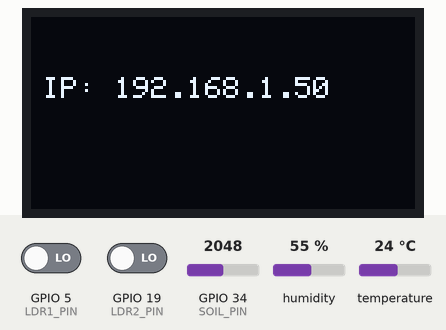
A sketch run on a simulated ESP32. On the bench: 128×64 one-colour display. The test bench sets the inputs (shaded band); at power-on: temperature 24 °C, GPIO 34 (SOIL_PIN) = 2048, GPIO 5 (LDR1_PIN) LOW, GPIO 19 (LDR2_PIN) LOW, humidity 55 % (analog values on the 0–4095 scale). WiFi joins after 1.5 s; servers stay silent unless stated; random numbers use the default seed unless the sketch sets one; what the sketch prints to the serial monitor is not drawn.

Above: at 2.1 s.
At 4.8 s:
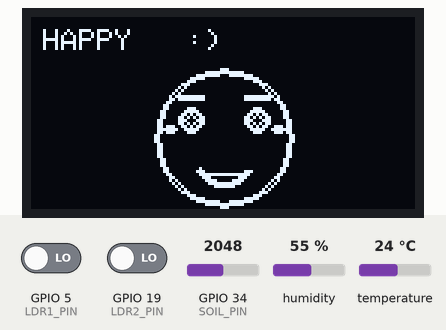
4.9 s: temperature set to 34 °C
6.8 s: temperature set to 37 °C
At 10.44 s:
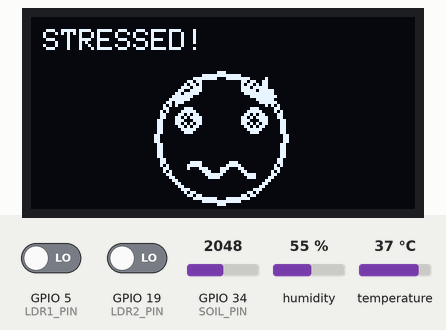
12.1 s: GPIO 34 (SOIL_PIN) set to 2569
14.8 s: GPIO 34 (SOIL_PIN) set to 2664
At 15.92 s:
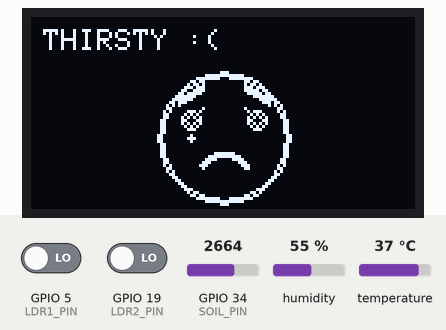
17.6 s: GPIO 34 (SOIL_PIN) set to 2047
At 18.63 s:
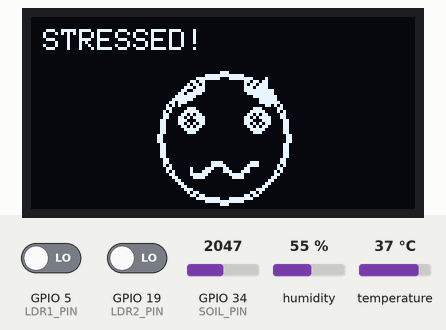
19.3 s: temperature set to 12 °C
At 21.76 s:
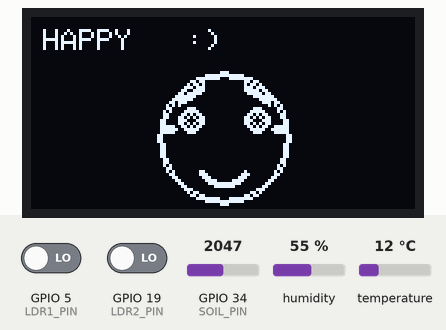
Timing chart, 0 to 23.3 s (numbered marks = the images above; inputs shaded):
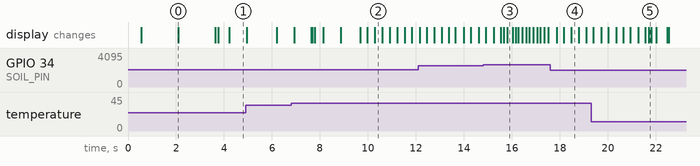

Measured:
- the behaviour switches between 35 and 36 °C on temperature (found by bisection; images 1 and 2)
- the behaviour switches between 2630 and 2631 on GPIO 34 (SOIL_PIN) (found by bisection; images 2 and 3)
- what the display in image 0 shows lasts 1.5 s, from 2.1 s to 3.6 s

The sketch:

EmotionPlantPot.ino
```cpp
/*
  Emotional Plant Pot - Frontend-Compatible Sketch
  ------------------------------------------------
  Keeps the original emotion + OLED animation logic,
  adds API compatibility for the React frontend.

  API ENDPOINTS:
    GET /health    -> {"ok":true,"ip":"..."}
    GET /sensors   -> full payload
    GET /telemetry -> frontend-friendly payload with moisture/temperature/light
*/

#include <WiFi.h>
#include <AsyncTCP.h>
#include <ESPAsyncWebServer.h>
#include <ArduinoJson.h>
#include <DHT.h>
#include <Wire.h>
#include <Adafruit_GFX.h>
#include <Adafruit_SSD1306.h>

// =========================================================
// CONFIG
// =========================================================
const char* WIFI_SSID = "onlybuns";
const char* WIFI_PASS = "123456788";

#define DHTPIN       18
#define DHTTYPE      DHT11
#define SOIL_PIN     34
#define LDR1_PIN      5
#define LDR2_PIN     19
#define OLED_SDA     21
#define OLED_SCL     22

const int SOIL_DRY = 3200;
const int SOIL_WET = 1300;

// =========================================================
// OBJECTS
// =========================================================
Adafruit_SSD1306 oled(128, 64, &Wire, -1);
AsyncWebServer   server(80);
DHT              dht(DHTPIN, DHTTYPE);

// =========================================================
// FACE GEOMETRY
// =========================================================
#define ZONE_Y  16
#define FCX     64
#define FCY     40
#define FCR     22
#define ELX    (FCX-11)
#define ERX    (FCX+11)
#define EYY    (FCY-6)
#define EYR     4
#define BROW_SPAN 4
#define BROW_DY  (EYR+4)
#define SMR      9

// =========================================================
// EMOTIONS
// =========================================================
#define E_HAPPY    0
#define E_THIRSTY  1
#define E_SLEEPY   2
#define E_STRESSED 3

// =========================================================
// SENSOR DATA
// =========================================================
struct SensorData {
  int    soilRaw     = 0;
  int    soilPct     = 0;
  float  temperature = NAN;
  float  humidity    = NAN;
  bool   dhtOk       = false;
  int    ldr1        = 1;
  int    ldr2        = 1;
  String lightState  = "DARK";
  uint32_t ts        = 0;
} sens;

// =========================================================
// ANIMATION STATE
// =========================================================
float sEye=1.0f, sBrow=0.5f, sZzz=0.0f, sSweat=0.0f, sCheek=1.0f;
float tEye=1.0f, tBrow=0.5f, tZzz=0.0f, tSweat=0.0f, tCheek=1.0f;

int      curEmo      = E_HAPPY;
uint32_t lastFrame   = 0;
uint32_t lastSensor  = 0;
uint32_t lastWifi    = 0;
uint32_t lastBlinkAt = 0;
uint32_t nextBlink   = 3000;
uint32_t nextShake   = 0;

float phBreathe=0, phBlink=0, phTear=0, phZzz=0, phWobble=0;
bool  blinking  = false;
float blinkAmt  = 1.0f;
float shakeX    = 0, shakeY = 0;

#define FPS 30

// =========================================================
// HELPERS
// =========================================================
inline float lp(float a, float b, float t) { return a + (b-a)*t; }
inline float cf(float v, float lo, float hi){ return v<lo?lo:(v>hi?hi:v); }

// Frontend expects numeric light in lux-ish scale.
int estimatedLux() {
  if (sens.lightState == "BRIGHT") return 900;
  if (sens.lightState == "DARK") return 120;
  return 500;
}

void addCorsHeaders(AsyncWebServerResponse* res) {
  res->addHeader("Access-Control-Allow-Origin", "*");
  res->addHeader("Access-Control-Allow-Methods", "GET,OPTIONS");
  res->addHeader("Access-Control-Allow-Headers", "Content-Type");
  res->addHeader("Cache-Control", "no-store");
}

void sendCorsPreflight(AsyncWebServerRequest* req) {
  AsyncWebServerResponse* res = req->beginResponse(204);
  addCorsHeaders(res);
  req->send(res);
}

// =========================================================
// PIXEL-CLIPPED DRAW PRIMITIVES
// =========================================================
inline void SP(int x, int y, bool v=true){
  if(x>=0 && x<128 && y>=ZONE_Y && y<64)
    oled.drawPixel(x, y, v ? WHITE : BLACK);
}

void SL(int x0,int y0,int x1,int y1,bool v=true){
  int dx=abs(x1-x0), dy=abs(y1-y0);
  int sx=x0<x1?1:-1, sy=y0<y1?1:-1, e=dx-dy;
  for(;;){
    SP(x0,y0,v);
    if(x0==x1 && y0==y1) break;
    int e2=2*e;
    if(e2>-dy){ e-=dy; x0+=sx; }
    if(e2< dx){ e+=dx; y0+=sy; }
  }
}

void SC(int cx,int cy,int r,bool v=true){
  int x=r,y=0,err=0;
  while(x>=y){
    SP(cx+x,cy-y,v); SP(cx-x,cy-y,v);
    SP(cx+x,cy+y,v); SP(cx-x,cy+y,v);
    SP(cx+y,cy-x,v); SP(cx-y,cy-x,v);
    SP(cx+y,cy+x,v); SP(cx-y,cy+x,v);
    y++;
    if(err<=0) err+=2*y+1;
    else { x--; err+=2*(y-x)+1; }
  }
}

void FC(int cx,int cy,int r,bool v=true){
  for(int dy=-r; dy<=r; dy++){
    int w=(int)sqrtf((float)(r*r - dy*dy));
    for(int dx=-w; dx<=w; dx++) SP(cx+dx, cy+dy, v);
  }
}

void SA(int cx,int cy,int r,float a0,float a1,bool v=true){
  int steps=max(48, r*4), px=-9999, py=-9999;
  for(int i=0; i<=steps; i++){
    float a = (a0 + (a1-a0)*i/steps) * 0.01745329f;
    int x = cx + (int)roundf(r * cosf(a));
    int y = cy - (int)roundf(r * sinf(a));
    if(px!=-9999) SL(px,py,x,y,v);
    px=x; py=y;
  }
}

void TA(int cx,int cy,int r,float a0,float a1){
  SA(cx,cy,r,  a0,a1);
  SA(cx,cy,r-1,a0,a1);
}

// =========================================================
// FACE PARTS
// =========================================================
void eyeOpen(int ex,int ey){
  SC(ex,ey,EYR); SC(ex,ey,EYR-1);
  FC(ex,ey,2);
  FC(ex,ey,1,false);
  SP(ex+1,ey-1);
}
void eyeHalf(int ex,int ey){
  TA(ex,ey,EYR,200,340);
  SL(ex-EYR,ey-1,ex+EYR,ey-1);
  SL(ex-EYR,ey-2,ex+EYR,ey-2);
}
void eyeDroopy(int ex,int ey){
  SA(ex,ey,EYR,225,315);
  SL(ex-EYR,ey,  ex+EYR,ey);
  SL(ex-EYR,ey-1,ex+EYR,ey-1);
  SL(ex-EYR,ey-2,ex+EYR,ey-2);
  SL(ex-EYR,ey-3,ex+EYR,ey-3);
}
void eyeClosed(int ex,int ey){
  SL(ex-EYR-1,ey,  ex+EYR+1,ey);
  SL(ex-EYR,  ey+1,ex+EYR,  ey+1);
}
void eyeWide(int ex,int ey){
  SC(ex,ey,EYR); SC(ex,ey,EYR-1);
  FC(ex,ey,2); FC(ex,ey,1,false);
  SP(ex+1,ey-1); SP(ex+2,ey-1);
}
void eyeSad(int ex,int ey,bool left){
  SC(ex,ey,EYR-1);
  FC(ex,ey,2); FC(ex,ey,1,false);
  SP(ex+1,ey-1);
  if(left) SL(ex+2,ey-2,ex+4,ey-4);
  else     SL(ex-2,ey-2,ex-4,ey-4);
}

void eyeDraw(int ex,int ey,float open,int emo,bool left=true){
  if(emo==E_STRESSED){
    float eff = cf(0.65f+open*0.35f, 0.65f, 1.0f);
    if(eff>0.85f) eyeWide(ex,ey); else eyeHalf(ex,ey);
    return;
  }
  if(emo==E_THIRSTY){
    if(open>0.6f)  eyeSad(ex,ey,left);
    else if(open>0.2f) eyeHalf(ex,ey);
    else           eyeClosed(ex,ey);
    return;
  }
  if(open>0.85f)       eyeOpen(ex,ey);
  else if(open>0.45f)  eyeHalf(ex,ey);
  else if(open>0.1f)   eyeDroopy(ex,ey);
  else                 eyeClosed(ex,ey);
}

void browHappy(int ex,int ey){
  int by=ey-BROW_DY;
  for(int dx=-BROW_SPAN; dx<=BROW_SPAN; dx++){
    float nx=(float)dx/BROW_SPAN;
    int dy=(int)(-2.0f*(1.0f-nx*nx));
    SP(ex+dx,by+dy); SP(ex+dx,by+dy+1);
  }
}
void browSad(int ex,int ey,bool left){
  int by=ey-BROW_DY;
  for(int dx=-BROW_SPAN; dx<=BROW_SPAN; dx++){
    float t=(float)(dx+BROW_SPAN)/(2*BROW_SPAN);
    int dy = left ? (int)(-3.0f*t) : (int)(-3.0f*(1.0f-t));
    SP(ex+dx,by+dy); SP(ex+dx,by+dy+1);
  }
}
void browAngry(int ex,int ey,bool left){
  int by=ey-BROW_DY;
  if(left){
    SL(ex-BROW_SPAN,by+2,ex+BROW_SPAN,by-3);
    SL(ex-BROW_SPAN,by+3,ex+BROW_SPAN,by-2);
    SL(ex-BROW_SPAN,by+1,ex+BROW_SPAN,by-4);
  } else {
    SL(ex-BROW_SPAN,by-3,ex+BROW_SPAN,by+2);
    SL(ex-BROW_SPAN,by-2,ex+BROW_SPAN,by+3);
    SL(ex-BROW_SPAN,by-4,ex+BROW_SPAN,by+1);
  }
}
void browFlat(int ex,int ey){
  int by=ey-BROW_DY;
  SL(ex-BROW_SPAN,by,  ex+BROW_SPAN,by);
  SL(ex-BROW_SPAN,by+1,ex+BROW_SPAN,by+1);
}
void browDraw(int ex,int ey,float angle,bool left){
  if     (angle> 0.5f) browHappy(ex,ey);
  else if(angle> 0.0f) browFlat(ex,ey);
  else if(angle>-0.5f) browSad(ex,ey,left);
  else                 browAngry(ex,ey,left);
}

void mouthSmile(int cx,int my,bool big){
  int r=big?SMR+1:SMR, off=big?4:3;
  TA(cx,my-off,r,210,330);
  if(big) SL(cx-6,my+2,cx+6,my+2);
}
void mouthFrown(int cx,int my){
  TA(cx,my+4,SMR,30,150);
}
void mouthOpenSad(int cx,int my){
  SC(cx,my+4,5); SC(cx,my+4,4);
  SL(cx-3,my+9, cx-1,my+10);
  SL(cx-1,my+10,cx+1,my+10);
  SL(cx+1,my+10,cx+3,my+9);
}
void mouthYawn(int cx,int my){
  SC(cx,my+2,6); SC(cx,my+2,5);
  FC(cx,my+2,3,false);
}
void mouthWavy(int cx,int my,float phase){
  int steps=50, ppx=-9999, ppy=-9999;
  for(int i=0; i<=steps; i++){
    float t=(float)i/steps;
    int x=cx-11+(int)(t*22);
    int y=my+(int)(sinf(t*3.14159f*3.5f+phase)*3.0f);
    if(ppx!=-9999) SL(ppx,ppy,x,y);
    ppx=x; ppy=y;
  }
  ppx=-9999;
  for(int i=0; i<=steps; i++){
    float t=(float)i/steps;
    int x=cx-11+(int)(t*22);
    int y=my+1+(int)(sinf(t*3.14159f*3.5f+phase)*3.0f);
    if(ppx!=-9999) SP(x,y);
    ppx=x;
  }
}

void drawCheeks(){
  for(int dx=-2; dx<=2; dx++){
    SP(ELX-7+dx,EYY+3); SP(ERX+7+dx,EYY+3);
    if(abs(dx)<=1){
      SP(ELX-7+dx,EYY+2); SP(ELX-7+dx,EYY+4);
      SP(ERX+7+dx,EYY+2); SP(ERX+7+dx,EYY+4);
    }
  }
}
void drawTear(float prog){
  if(prog<=0.0f) return;
  int sy=EYY+EYR+1, ey2=FCY+FCR-7;
  int ty=sy+(int)(prog*(ey2-sy));
  int tr=max(1,(int)(prog*2.5f));
  FC(ELX,ty,tr);
  SL(ELX,sy,ELX,ty-tr);
}
void drawSweat(float sz){
  if(sz<0.1f) return;
  int sx=FCX+14, sy=FCY-14;
  int r=max(1,(int)(sz*3.0f));
  FC(sx,sy,r);
  SL(sx,sy-r,sx,sy-r-3);
  SL(sx-1,sy-r,sx-1,sy-r-2);
}
void drawZ(int r,int c,int sz){
  if(r<ZONE_Y || r+sz+1>=64) return;
  SL(c,r,    c+sz,r);    SL(c,r+1,  c+sz,r+1);
  SL(c+sz,r+1,c, r+sz-1);
  SL(c,r+sz, c+sz,r+sz); SL(c,r+sz+1,c+sz,r+sz+1);
}

// =========================================================
// SET EMOTION TARGETS
// =========================================================
void setTargets(int e){
  switch(e){
    case E_HAPPY:
      tEye=1.0f; tBrow=0.5f; tCheek=1.0f; tSweat=0.0f; tZzz=0.0f; break;
    case E_THIRSTY:
      tEye=0.8f; tBrow=-0.4f; tCheek=0.0f; tSweat=0.0f; tZzz=0.0f; break;
    case E_SLEEPY:
      tEye=0.1f; tBrow=0.0f; tCheek=0.0f; tSweat=0.0f; tZzz=1.0f; break;
    case E_STRESSED:
      tEye=1.0f; tBrow=-1.0f; tCheek=0.0f; tSweat=1.0f; tZzz=0.0f; break;
  }
}

void doTween(){
  sEye   = lp(sEye,   tEye,   0.11f);
  sBrow  = lp(sBrow,  tBrow,  0.11f);
  sCheek = lp(sCheek, tCheek, 0.16f);
  sSweat = lp(sSweat, tSweat, 0.11f);
  sZzz   = lp(sZzz,   tZzz,   0.11f);
}

// =========================================================
// SENSOR READING + EMOTION DECISION
// =========================================================
void readSensors(){
  sens.soilRaw = analogRead(SOIL_PIN);
  sens.soilPct = constrain(map(sens.soilRaw, SOIL_DRY, SOIL_WET, 0, 100), 0, 100);
  sens.ldr1    = digitalRead(LDR1_PIN);
  sens.ldr2    = digitalRead(LDR2_PIN);

  if(sens.ldr1==sens.ldr2)
    sens.lightState = (sens.ldr1==LOW) ? "BRIGHT" : "DARK";
  else
    sens.lightState = "MIXED";

  float h=dht.readHumidity(), t=dht.readTemperature();
  if(!isnan(h) && !isnan(t)){
    sens.dhtOk=true; sens.humidity=h; sens.temperature=t;
  } else {
    sens.dhtOk=false;
  }
  sens.ts = millis();

  int newEmo;
  if      (sens.soilPct < 30)                    newEmo = E_THIRSTY;
  else if (sens.dhtOk && sens.temperature > 35)  newEmo = E_STRESSED;
  else if (sens.lightState == "DARK")           newEmo = E_SLEEPY;
  else                                            newEmo = E_HAPPY;

  if(newEmo != curEmo){
    curEmo = newEmo;
    setTargets(curEmo);
    phTear = 0.0f;
    Serial.printf("[Emotion] -> %s\n",
      curEmo==E_HAPPY?"HAPPY":curEmo==E_THIRSTY?"THIRSTY":
      curEmo==E_SLEEPY?"SLEEPY":"STRESSED");
  }
}

// =========================================================
// JSON FOR API
// =========================================================
String sensorsJson(){
  StaticJsonDocument<640> doc;

  // Frontend expected keys
  doc["moisture"] = sens.soilPct;
  doc["light"]    = estimatedLux();
  if(sens.dhtOk) {
    doc["temperature"] = sens.temperature;
    doc["humidity"]    = sens.humidity;
  } else {
    doc["temperature"] = nullptr;
    doc["humidity"]    = nullptr;
  }

  // Keep detailed/base fields too
  doc["soil_moisture"]         = sens.soilRaw;
  doc["soil_moisture_percent"] = sens.soilPct;
  doc["ldr1_do"]               = sens.ldr1;
  doc["ldr2_do"]               = sens.ldr2;
  doc["light_state"]           = sens.lightState;
  doc["emotion"]               = (curEmo==E_HAPPY?"happy":
                                  curEmo==E_THIRSTY?"thirsty":
                                  curEmo==E_SLEEPY?"sleepy":"stressed");
  doc["wifi_connected"]        = (WiFi.status()==WL_CONNECTED);
  doc["ip"]                    = (WiFi.status()==WL_CONNECTED) ? WiFi.localIP().toString() : "disconnected";
  doc["ts"]                    = sens.ts;

  String out;
  serializeJson(doc, out);
  return out;
}

// =========================================================
// API SETUP
// =========================================================
void setupApi(){
  // Global CORS defaults for all responses.
  DefaultHeaders::Instance().addHeader("Access-Control-Allow-Origin", "*");
  DefaultHeaders::Instance().addHeader("Access-Control-Allow-Methods", "GET,OPTIONS");
  DefaultHeaders::Instance().addHeader("Access-Control-Allow-Headers", "Content-Type");

  server.on("/", HTTP_GET, [](AsyncWebServerRequest* req){
    StaticJsonDocument<192> d;
    d["service"] = "emotion-plant-pot";
    d["ok"] = true;
    d["endpoints"][0] = "/health";
    d["endpoints"][1] = "/sensors";
    d["endpoints"][2] = "/telemetry";
    String out; serializeJson(d, out);
    AsyncWebServerResponse* res = req->beginResponse(200,"application/json",out);
    addCorsHeaders(res);
    req->send(res);
  });

  server.on("/health", HTTP_OPTIONS, [](AsyncWebServerRequest* req){ sendCorsPreflight(req); });
  server.on("/sensors", HTTP_OPTIONS, [](AsyncWebServerRequest* req){ sendCorsPreflight(req); });
  server.on("/telemetry", HTTP_OPTIONS, [](AsyncWebServerRequest* req){ sendCorsPreflight(req); });

  server.on("/health", HTTP_GET, [](AsyncWebServerRequest* req){
    StaticJsonDocument<160> d;
    d["ok"] = true;
    d["ip"] = (WiFi.status()==WL_CONNECTED) ? WiFi.localIP().toString() : "connecting";
    d["wifi_connected"] = (WiFi.status()==WL_CONNECTED);
    String out; serializeJson(d, out);

    AsyncWebServerResponse* res = req->beginResponse(200,"application/json",out);
    addCorsHeaders(res);
    req->send(res);
  });

  auto sendSensors = [](AsyncWebServerRequest* req){
    AsyncWebServerResponse* res = req->beginResponse(200,"application/json",sensorsJson());
    addCorsHeaders(res);
    req->send(res);
  };

  server.on("/sensors",   HTTP_GET, sendSensors);
  server.on("/telemetry", HTTP_GET, sendSensors);

  server.begin();
  Serial.println("[API] Server started on port 80");
}

// =========================================================
// RENDER FRAME
// =========================================================
void renderFrame(uint32_t now){
  float dt = 1.0f / FPS;
  phBreathe += dt * 1.6f;
  phWobble  += dt * 8.0f;

  if(!blinking && (now-lastBlinkAt)>nextBlink){
    blinking=true; phBlink=0; lastBlinkAt=now;
    nextBlink = 2200+random(3000);
  }
  if(blinking){
    phBlink += dt*12.0f;
    if     (phBlink<1.0f) blinkAmt=1.0f-phBlink;
    else if(phBlink<2.0f) blinkAmt=phBlink-1.0f;
    else { blinkAmt=1.0f; blinking=false; }
  }

  if(curEmo==E_THIRSTY){ phTear+=dt*0.4f; if(phTear>1.0f) phTear=0.0f; }
  else phTear=0.0f;

  if(curEmo==E_SLEEPY){ phZzz+=dt*0.5f; if(phZzz>=1.0f) phZzz-=1.0f; }

  if(curEmo==E_STRESSED){
    if(now>nextShake){
      shakeX=(random(9)-4)*0.8f; shakeY=(random(7)-3)*0.5f;
      nextShake=now+60+random(100);
    }
    shakeX=lp(shakeX,0.0f,0.3f); shakeY=lp(shakeY,0.0f,0.3f);
  } else { shakeX=0; shakeY=0; }

  int   cx  = FCX+(int)shakeX;
  int   cy  = FCY+(int)shakeY;
  int   cr  = FCR+(curEmo==E_HAPPY?(int)(sinf(phBreathe)*1.2f):0);
  float eff = cf(sEye*blinkAmt, 0.0f, 1.0f);
  int   elx = cx-11, erx=cx+11, eyy=cy-6;

  oled.clearDisplay();

  oled.setTextSize(1);
  oled.setTextColor(WHITE);
  oled.setCursor(4,4);
  const char* lbl[]={"HAPPY   :)","THIRSTY :(","SLEEPY  zz","STRESSED!"};
  oled.print(lbl[curEmo]);

  SC(cx,cy,cr); SC(cx,cy,cr-1);

  browDraw(elx,eyy,sBrow,true);
  browDraw(erx,eyy,sBrow,false);

  eyeDraw(elx,eyy,eff,curEmo,true);
  eyeDraw(erx,eyy,eff,curEmo,false);

  int mx=cx, my=cy+10;
  switch(curEmo){
    case E_HAPPY:
      mouthSmile(mx,my, sBrow>0.4f);
      break;
    case E_THIRSTY:
      if(phTear>0.5f) mouthOpenSad(mx,my);
      else            mouthFrown(mx,my);
      break;
    case E_SLEEPY:
      mouthYawn(mx,my);
      break;
    case E_STRESSED:
      mouthWavy(mx,my,phWobble);
      break;
  }

  if(sCheek>0.05f) drawCheeks();

  if(curEmo==E_THIRSTY) drawTear(phTear);

  if(curEmo==E_STRESSED && sSweat>0.1f){
    float pulse=1.0f+sinf(phBreathe*3.0f)*0.2f;
    drawSweat(sSweat*pulse);
  }

  if(curEmo==E_SLEEPY && sZzz>0.15f){
    float rng=7.0f;
    drawZ((cy-cr+4)+(int)(phZzz*rng),                      cx+cr,   4);
    drawZ((cy-cr)  +(int)(fmod(phZzz+0.35f,1.0f)*rng),    cx+cr+4, 5);
    drawZ((cy-cr-7)+(int)(fmod(phZzz+0.65f,1.0f)*rng),    cx+cr+2, 5);
  }

  oled.display();
}

// =========================================================
// SETUP
// =========================================================
void setup(){
  Serial.begin(115200);
  delay(500);
  Serial.println("\n[Boot] Emotional Plant Pot starting...");

  pinMode(SOIL_PIN,  INPUT);
  pinMode(LDR1_PIN,  INPUT);
  pinMode(LDR2_PIN,  INPUT);
  analogReadResolution(12);
  analogSetAttenuation(ADC_11db);

  dht.begin();
  Serial.println("[DHT] Initialized");

  Wire.begin(OLED_SDA, OLED_SCL);
  if(!oled.begin(SSD1306_SWITCHCAPVCC, 0x3C)){
    Serial.println("[OLED] FAILED - check wiring!");
  } else {
    Serial.println("[OLED] OK");
    oled.clearDisplay();
    oled.setTextColor(WHITE);
    oled.setTextSize(1);
    oled.setCursor(10,20);
    oled.println("Connecting WiFi...");
    oled.display();
  }

  WiFi.mode(WIFI_STA);
  WiFi.setSleep(false);
  WiFi.begin(WIFI_SSID, WIFI_PASS);
  Serial.print("[WiFi] Connecting");
  uint32_t wStart = millis();
  while(WiFi.status()!=WL_CONNECTED && millis()-wStart<12000){
    Serial.print(".");
    delay(300);
  }
  Serial.println();

  if(WiFi.status()==WL_CONNECTED){
    Serial.printf("[WiFi] Connected! IP: %s\n", WiFi.localIP().toString().c_str());
    if(oled.width() > 0) {
      oled.clearDisplay();
      oled.setCursor(4,20);
      oled.printf("IP: %s", WiFi.localIP().toString().c_str());
      oled.display();
      delay(1500);
    }
  } else {
    Serial.println("[WiFi] Failed - running offline");
  }

  setupApi();

  curEmo = E_HAPPY;
  setTargets(curEmo);
  sEye=1.0f; sBrow=0.5f; sCheek=1.0f;
  lastBlinkAt = millis() + 2000;

  readSensors();
  Serial.println("[Boot] Ready!");
}

// =========================================================
// LOOP
// =========================================================
void loop(){
  uint32_t now = millis();

  if(now - lastWifi > 5000){
    lastWifi = now;
    if(WiFi.status()!=WL_CONNECTED) {
      WiFi.reconnect();
      Serial.println("[WiFi] Reconnecting...");
    }
  }

  if(now - lastSensor > 2000){
    lastSensor = now;
    readSensors();
  }

  if(now - lastFrame >= (1000/FPS)){
    lastFrame = now;
    doTween();
    renderFrame(now);
  }
}
```
